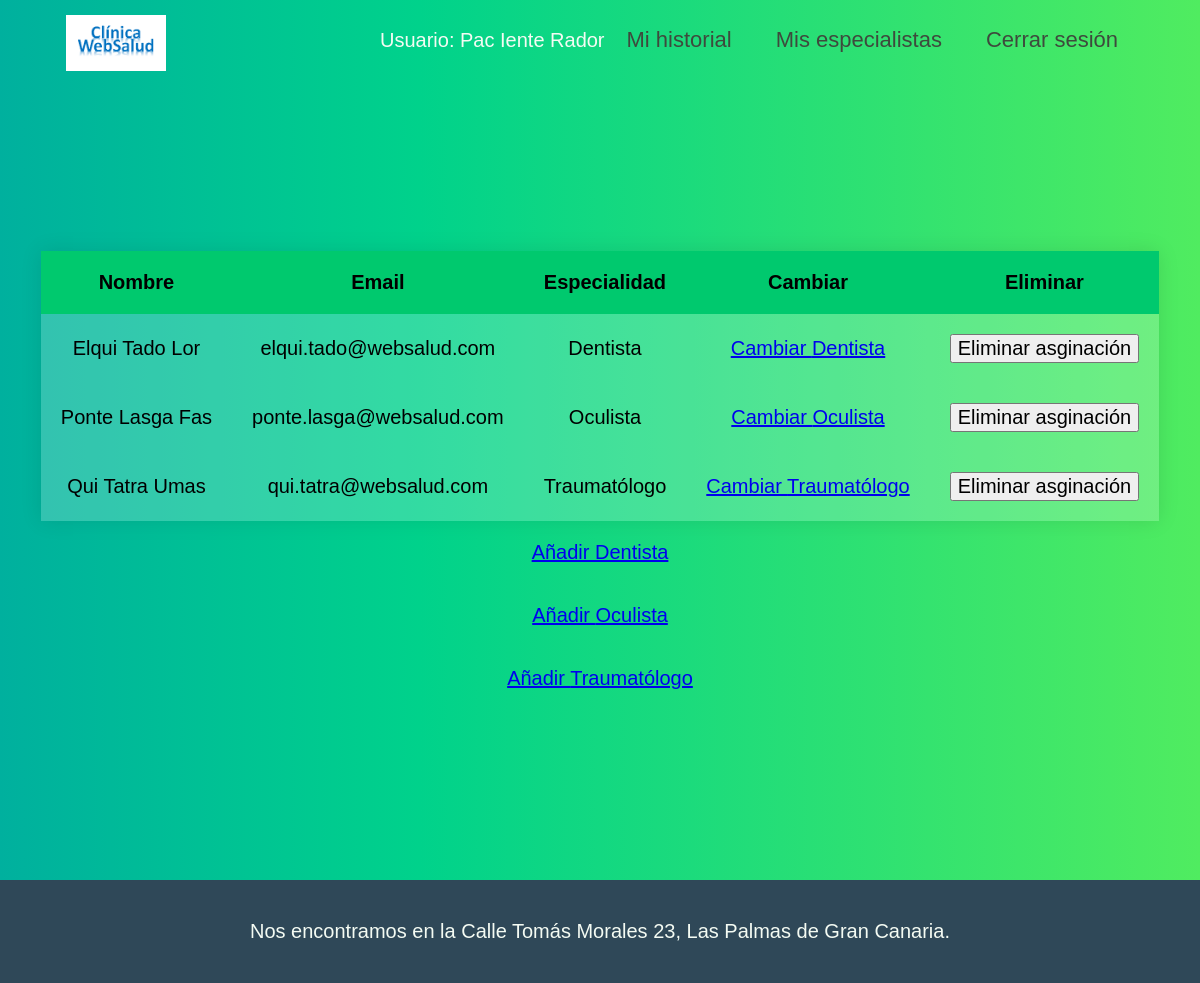
The app's page /misespecialistas.php (signed in) with its own data.
### tables this page shows
CREATE TABLE pacientesespecialistas (
id INTEGER PRIMARY KEY,
idpaciente INTEGER NOT NULL,
idespecialista INTEGER NOT NULL,
FOREIGN KEY (idpaciente) REFERENCES usuarios (id)
ON DELETE CASCADE,
FOREIGN KEY (idespecialista) REFERENCES usuarios (id)
ON DELETE CASCADE
);

CREATE TABLE usuarios (
id INTEGER PRIMARY KEY,
cuenta NVARCHAR(20) NOT NULL,
clave NVARCHAR(32) NOT NULL,
nombre NVARCHAR(200) DEFAULT '',
tipo INTEGER DEFAULT 2,
email NVARCHAR(200) DEFAULT '',
poblacion NVARCHAR(200) DEFAULT '',
direccion NVARCHAR(200) DEFAULT '',
telefono NVARCHAR(200) DEFAULT ''
);

CREATE TABLE especialistas (
id INTEGER PRIMARY KEY,
idespecialista INTEGER NOT NULL,
especialidad NVARCHAR(32) NOT NULL,
FOREIGN KEY (idespecialista) REFERENCES usuarios (id)
ON DELETE CASCADE
);

### business.class.php (called while the page is built, shortened)
<?php
include_once 'data_access.class.php';
class User{
    public static function getLoggedUser(){
        return $_SESSION['user'];
    }
}

### data_access.class.php (called while the page is built, shortened)
<?php
class DB{
    private static $connection=null;
    public static function get(){
        if(self::$connection === null){
            self::$connection = new PDO('sqlite:' . __DIR__ . '/datos.db');
            self::$connection->exec('PRAGMA foreign_keys = ON;');
            self::$connection->exec('PRAGMA encoding="UTF-8";');
            self::$connection->setAttribute(PDO::ATTR_ERRMODE, PDO::ERRMODE_EXCEPTION);
        }
        return self::$connection;
    }
    public static function execute_sql($sql,$parms=null){
        try {
            $db = self::get();
            $ints= $db->prepare ( $sql );
            if ($ints->execute($parms)) {
                return $ints;
            }
        }
        catch (PDOException $e) {
            echo '<h3>Error en al DB: ' . $e->getMessage() . '</h3>';
        }
        return false;
    }
    public static function setFetchNamed($inst){
        $inst->setFetchMode(PDO::FETCH_NAMED);
        $res=$inst->fetchAll();
        return $res;
    }
    public static function getEspecialists($userID) {
        $param = [$userID];
        $query = 'SELECT idespecialista FROM pacientesespecialistas WHERE idpaciente=?';
        $inst = self::execute_sql($query, $param);
        $ids = self::setFetchNamed($inst);
        return $ids;
    }
    public static function findEspecialistaByID($especialistID) {
        $param = [$especialistID];
        $query = 'SELECT * FROM especialistas
        JOIN usuarios ON especialistas.idespecialista = usuarios.id
        WHERE idespecialista=?';
        $inst = self::execute_sql($query, $param);
        $res=self::setFetchNamed($inst);
        return $res;
    }
    public static function getEspecialidadesNoAsignadas($pacientID){
        $query="SELECT DISTINCT especialidad
        FROM especialistas
        WHERE idespecialista not in (
            SELECT idespecialista FROM pacientesespecialistas
            WHERE idpaciente = :pacientID)";
        $inst = self::execute_sql($query,array($pacientID));
        return DB::setFetchNamed($inst);
    }
}

### misespecialistas.php (the view, shortened to what this page needs)
<?php
include_once "presentation.class.php";
include_once "data_access.class.php";
include_once "business.class.php";
echo "<div class='fondo-gradiente-verde'>";
echo "<div class='contenedor-tabla centro'>";
function showEspecialist($especialist) {
    $name = $especialist[0]['nombre'];
    $email = $especialist[0]['email'];
    $especialidad = $especialist[0]['especialidad'];
    $id = $especialist[0]['idespecialista'];
    echo "<tr id=\"fila$id\">";
    echo "<td>{$name}</td>";
    echo "<td>{$email}</td>";
    echo "<td>{$especialidad}</td>";
    echo '<td><a href=' . '"cambiarespecialista.php?esp=' . $especialidad . '&oldID=' . $id . '">Cambiar ' . $especialidad . '</a></td>';
    echo "<td><button onClick='eliminarEspecialista({$id},{$_SESSION['user']['id']})'>Eliminar asginación</button></td>";
    echo '</tr>';
}
function search(&$count,$userID) {
    $ids = DB::getEspecialists($userID);
    echo '<table>';
    echo '<tr>';
    echo '<th>Nombre</th>';
    echo '<th>Email</th>';
    echo '<th>Especialidad</th>';
    echo '<th>Cambiar</th>';
    echo '<th>Eliminar</th>';
    echo '</tr>';
    foreach($ids as $id) {
        $res = DB::findEspecialistaByID($id['idespecialista']);
        showEspecialist($res);
    }
    echo '</table>';
}
if ($user = User::getLoggedUser()){
    if ($user['tipo'] == 4){
        $userID=$_SESSION['user']['id'];
        search($count,$userID);
        $especialidades=DB::getEspecialidadesNoAsignadas($userID);
        foreach ($especialidades as $e){
            echo '<a class="ajustado" href=' . '"add_especialista_paciente.php?esp=' . $e['especialidad'] . '">Añadir ' . $e['especialidad'] . '</a>';
        }
    } else {
        echo "<span class='error'>Error: No tiene permisos para usar esta página</span>";
    }
}
echo "</div></div>";
?>

### estilos.css (style rules this page uses)
* { font:arial,sans-serif; font-size:2rem; }
html { font-size:62.5%; }
body { font-size: 1.6rem; margin: 0; font-family: sans-serif; background: linear-gradient(90deg, rgba(0,176,158,1) 0%, rgba(0,210,139,1) 35%, rgba(80,236,96,1) 100%); color: #F4FBF3; }
.contenedor-tabla { min-height: 100vh; width: 100%; display: flex; flex-direction: column; justify-content: center; align-items: center; color: black; }
.centro { text-align:center; }
.ajustado { padding: 1em; }
.fondo-gradiente-verde { background: linear-gradient(90deg, rgba(0,176,158,1) 0%, rgba(0,210,139,1) 35%, rgba(80,236,96,1) 100%); color: #F4FBF3; }
table { flex-basis: 50%; border-collapse: collapse; overflow: hidden; box-shadow: 0 0 1em rgba(0, 0, 0, 0.1); }
td { padding: 1em; background-color: rgba(255, 255, 255, 0.2); }
th { text-align: center; padding: 1em; background: #00C96E ; }

### records on screen
pacientesespecialistas: idespecialista.nombre "Elqui Tado Lor", idespecialista.email "elqui.tado@websalud.com", especialistas.especialidad "Dentista"
pacientesespecialistas: idespecialista.nombre "Ponte Lasga Fas", idespecialista.email "ponte.lasga@websalud.com", especialistas.especialidad "Oculista"
pacientesespecialistas: idespecialista.nombre "Qui Tatra Umas", idespecialista.email "qui.tatra@websalud.com", especialistas.especialidad "Traumatólogo"

### other values on screen
$user['nombre'] "Pac Iente Rador"
$e['especialidad'] "Dentista"
$e['especialidad'] "Oculista"
$e['especialidad'] "Traumatólogo"
